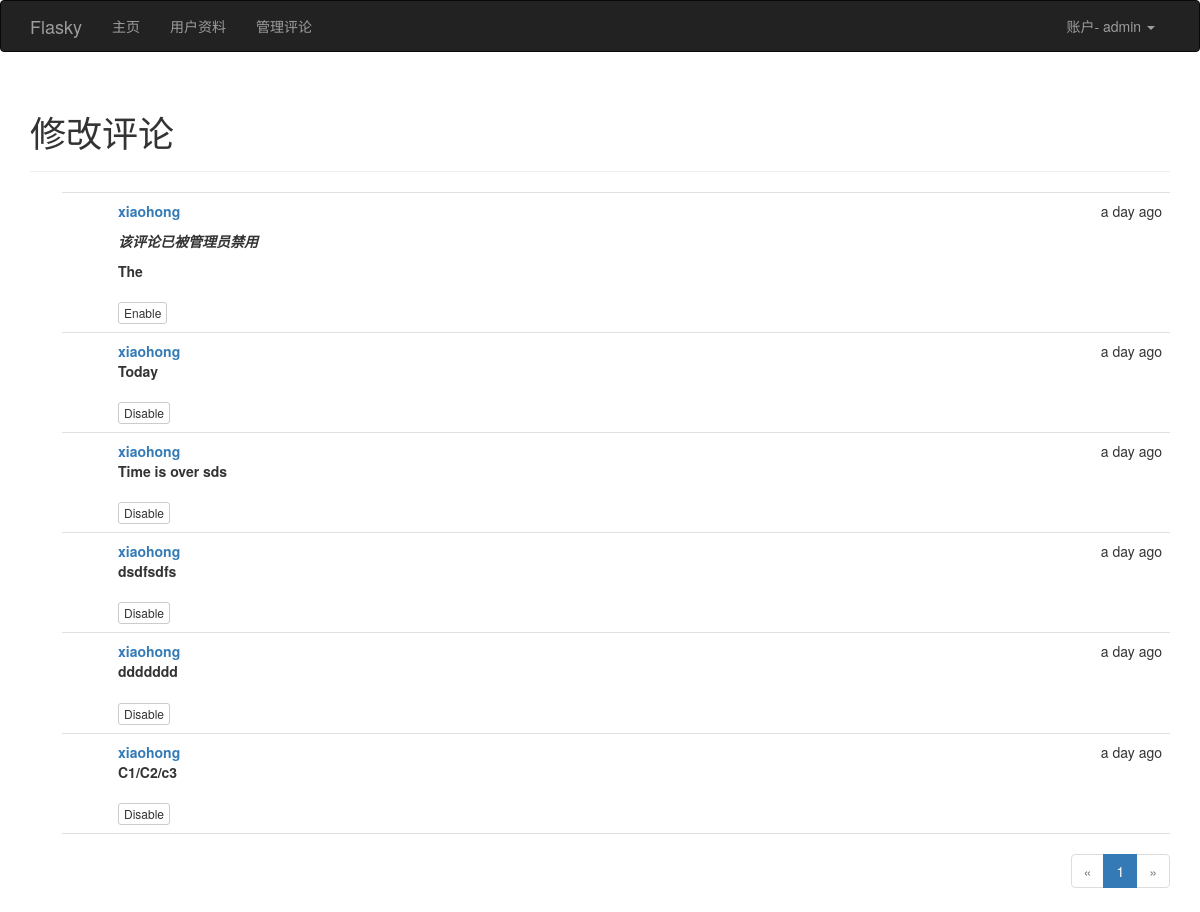
Screenshot of /moderate (signed in) with the database file from the repository.
### app/models.py (models this page shows, shortened)
class User(UserMixin, db.Model):
    __tablename__ = 'users'
    id = db.Column(db.Integer, primary_key=True)
    username = db.Column(db.String(64), unique=True, index=True)
    email = db.Column(db.String(64), unique=True,index=True)
    role_id = db.Column(db.Integer, db.ForeignKey('roles.id'))
    password_hash = db.Column(db.String(128))
    confirmed = db.Column(db.Boolean, default= False)
    name = db.Column(db.String(64))
    location = db.Column(db.String(128))
    about_me = db.Column(db.Text())
    member_since = db.Column(db.DateTime(), default=datetime.utcnow)
    last_seen = db.Column(db.DateTime(), default=datetime.utcnow)
    posts = db.relationship('Post', backref='author', lazy='dynamic')
    followed = db.relationship('Follow', foreign_keys=[Follow.follower_id], backref=db.backref('follower', lazy='joined')
                               , lazy='dynamic', cascade='all,delete-orphan')
    followers = db.relationship('Follow', foreign_keys=[Follow.followed_id], backref=db.backref('followed',lazy='joined')
                                , lazy='dynamic',cascade='all,delete-orphan')
    comments = db.relationship('Comment', backref='author',lazy='dynamic')
    @property
    def password(self):
        raise AttributeError('password is not a readable attribute')
    def can(self, permission):
        return self.role is not None and self.role.permissions & permission == permission
    def ping(self):
        self.last_seen = datetime.utcnow()
        db.session.add(self)

class Comment(db.Model):
    __tablename__='comments'
    id = db.Column(db.Integer, primary_key=True)
    body = db.Column(db.Text)
    body_html = db.Column(db.Text)
    timestamp = db.Column(db.DateTime, index=True, default=datetime.utcnow)
    author_id = db.Column(db.Integer, db.ForeignKey('users.id'))
    post_id = db.Column(db.Integer, db.ForeignKey('posts.id'))
    disabled = db.Column(db.Boolean, default=False)

### app/main/views.py (the view)
@main.route('/moderate')
@login_required
@permission_required(Permission.MODERATE_COMMENTS)
def moderate():
    page = request.args.get('page',1,type=int)
    per_page = current_app.config['FLASKY_COMMENTS_PER_PAGE']
    pagination =Comment.query.order_by(Comment.timestamp.desc()).paginate(page, per_page=per_page , error_out=False)
    comments = pagination.items
    return render_template('moderate.html', comments=comments, pagination=pagination,page=page)

### app/auth/views.py (called while the page is built)
@auth.before_app_request
def before_request():
    if current_user.is_authenticated:
        current_user.ping()
        if not current_user.confirmed and request.endpoint[:5] != 'auth.':
            return redirect(url_for('auth.unconfirmed'))

### app/main/__init__.py (called while the page is built)
@main.app_context_processor
def inject_permissions():
    return dict(Permission=Permission)

### app/models.py (called while the page is built)
@login_manager.user_loader
def load_user(user_id):
    return User.query.get(int(user_id))

### app/templates/moderate.html (shortened to what this page needs)
{%  extends "base.html" %}
{%  import "_macros.html" as macros %}
{% block page_content %}
    <div class="page-header">
        <h1>修改评论</h1>
    </div>
    {% set moderate= True %}
    {% include "_comments.html" %}
    {% if pagination %}
        <div class="pagination">
            {{ macros.pagination_widget(pagination,'.moderate') }}
        </div>
    {% endif %}
{% endblock %}

### app/templates/base.html (shortened to what this page needs)
{% extends "bootstrap/base.html" %}
{% block head %}
{{ super() }}
<link rel="stylesheet" type="text/css" href="{{ url_for('static', filename='style.css') }}">
{% endblock %}
{% block navbar %}
<div class="navbar navbar-inverse" role="navigation">
    <div class="container">
        <div class="navbar-header">
            <a class="navbar-brand" href="{{ url_for('main.index') }}">Flasky</a>
        </div>
        <div class="navbar-collapse collapse">
            <ul class="nav navbar-nav">
                <li><a href="{{ url_for('main.index') }}">主页</a></li>
                {%  if current_user.is_authenticated %}
                    <li><a href="{{  url_for('main.user', username=current_user.username) }}">用户资料</a></li>
                {%  endif %}
                {%  if current_user.can(Permission.MODERATE_COMMENTS)  %}
                    <li><a href="{{ url_for('main.moderate') }}">管理评论</a></li>
                {%  endif %}
            </ul>
            <ul class="nav navbar-nav navbar-right">
                {% if current_user.is_authenticated %}
                <li class="dropdown">
                <a href="#" class="dropdown-toggle" data-toggle="dropdown">账户- {{ current_user.username }} <b class="caret"></b></a>
                </li>
                {% else %}
                <li><a href="{{ url_for('auth.login') }}">登录</a></li>
                {% endif %}
            </ul>
        </div>
    </div>
</div>
{% endblock %}
{% block content %}
<div class="container">
    {% block page_content %}{% endblock %}
</div>
{% endblock %}

### app/templates/_comments.html
<ul class="comments">
    {% for comment in comments %}
        <li class="comment">
            <div class="comment-content">
                <div class="comment-date">{{ moment(comment.timestamp).fromNow() }}</div>
                 <div class="comment-author">
                <a href="{{ url_for('.user', username=comment.author.username) }}">
                   {{   comment.author.username}}  </a>
                     <div class="comment-body">
                        {% if comment.disabled %}
                         <p><p><i>该评论已被管理员禁用</i></p></p>
                        {% endif %}
                        {%  if moderate or not comment.disabled %}
                             {% if comment.body_html %}
                                 {{ comment.body_html | safe }}
                             {% else %}
                                 {{ comment.body }}
                             {% endif %}
                        {% endif %}
                     </div>
                    {% if moderate %}
                        <br>
                        {% if comment.disabled %}
                            <a class="btn btn-default btn-xs" href="{{ url_for('.moderate_enable',id=comment.id, page=page) }}">Enable</a>
                        {% else %}
                            <a class="btn btn-default btn-xs" href="{{ url_for('.moderate_disable',id=comment.id, page=page) }}">Disable</a>
                        {% endif %}
                 {% endif %}
            </div>
            </div>
        </li>
    {% endfor %}
</ul>

### app/static/style.css (style rules this page uses)
ul.comments { list-style-type: none; padding: 0px; margin: 16px 0px 0px 0px; }
ul.comments li.comment { margin-left: 32px; padding: 8px; border-bottom: 1px solid #e0e0e0; }
ul.comments li.comment:nth-child(1) { border-top: 1px solid #e0e0e0; }
div.comment-date { float: right; }
div.comment-author { font-weight: bold; }
div.comment-content { margin-left: 48px; min-height: 48px; }
div.pagination { width: 100%; text-align: right; padding: 0px; margin: 0px; }

### rows the page displays
User: username "admin"
Comment: timestamp "a day ago", author.username "xiaohong", disabled "该评论已被管理员禁用", body_html "The"
Comment: timestamp "a day ago", author.username "xiaohong", body_html "Today"
Comment: timestamp "a day ago", author.username "xiaohong", body_html "Time is over sds"
Comment: timestamp "a day ago", author.username "xiaohong", body_html "dsdfsdfs"
Comment: timestamp "a day ago", author.username "xiaohong", body_html "ddddddd"
Comment: timestamp "a day ago", author.username "xiaohong", body_html "C1/C2/c3"

### other values shown
{{ p }} "1"
